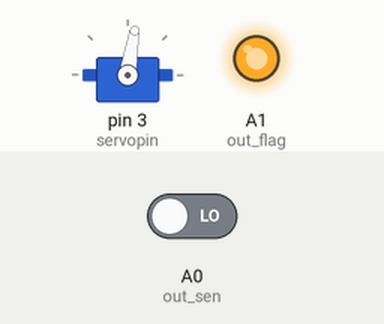
Simulated run of this sketch. Board: Arduino Uno, built with avr-gcc and run on an emulated ATmega328P. Shown: servo, output pins drawn as LEDs (lit = HIGH). Inputs (shaded band) come from the test bench; at power-on: A0 (out_sen) LOW.

Above: at 7.37 s.
7.4 s: A0 (out_sen) driven HIGH
At 9.2 s:
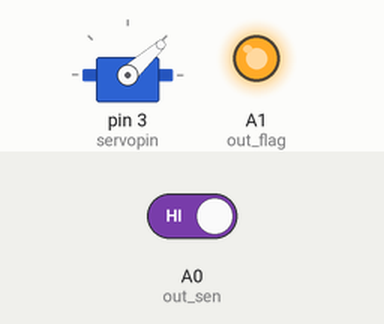
At 10.1 s:
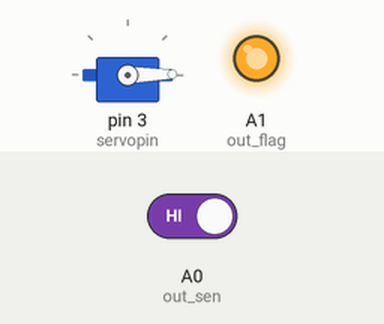
Timing chart, 0 to 11.6 s (numbered marks = the images above; inputs shaded):
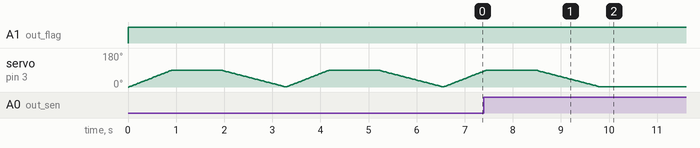

Measured:
- after the input at 7.4 s, servo on pin 3 (servopin): goes on until 9.8 s, then stays 1°

The sketch:

OUT.ino
```cpp
#include <Servo.h>

int sensing;
int out_sen = A0;
int out_flag = A1;

int servopin = 3;
Servo my_ser;
int angle = 0;

void setup() {
  Serial.begin(9600);
  pinMode(out_sen, INPUT);
  pinMode(out_flag, OUTPUT);
  my_ser.attach(servopin);
  my_ser.write(angle);
}

void loop() {
  do {
    sensing = digitalRead(out_sen);
  } while (sensing == HIGH);

    digitalWrite(out_flag, LOW);
    delay(5);
    digitalWrite(out_flag, HIGH);

    for (angle = 0; angle < 90; angle++)
    {
      my_ser.write(angle);
      delay(10);
    }

    for (int temp = 0; temp < 200; temp++)
    {
      delay(5);
    }

    for (angle = 90; angle > 0; angle--)
    {
      my_ser.write(angle);
      delay(15);
    }
}
```
